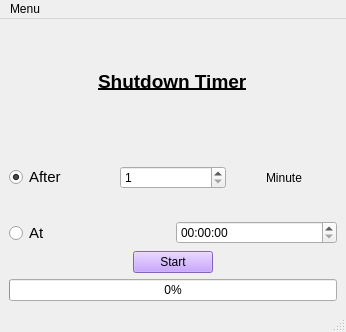
<?xml version="1.0" encoding="UTF-8"?>
<ui version="4.0">
 <class>MainWindow</class>
 <widget class="QMainWindow" name="MainWindow">
  <property name="geometry">
   <rect>
    <x>0</x>
    <y>0</y>
    <width>346</width>
    <height>332</height>
   </rect>
  </property>
  <property name="windowTitle">
   <string>MainWindow</string>
  </property>
  <widget class="QWidget" name="centralwidget">
   <property name="minimumSize">
    <size>
     <width>346</width>
     <height>276</height>
    </size>
   </property>
   <layout class="QGridLayout" name="gridLayout">
    <item row="0" column="0" alignment="Qt::AlignHCenter">
     <widget class="QLabel" name="heading">
      <property name="enabled">
       <bool>true</bool>
      </property>
      <property name="font">
       <font>
        <family>Microsoft JhengHei UI</family>
        <pointsize>14</pointsize>
        <weight>75</weight>
        <bold>true</bold>
        <underline>true</underline>
       </font>
      </property>
      <property name="text">
       <string>Shutdown Timer</string>
      </property>
     </widget>
    </item>
    <item row="1" column="0">
     <layout class="QVBoxLayout" name="verticalLayout">
      <item>
       <layout class="QHBoxLayout" name="horizontalLayout_2">
        <item>
         <widget class="QRadioButton" name="radioButton_After">
          <property name="font">
           <font>
            <pointsize>11</pointsize>
           </font>
          </property>
          <property name="text">
           <string>After</string>
          </property>
          <property name="checked">
           <bool>true</bool>
          </property>
         </widget>
        </item>
        <item>
         <widget class="QSpinBox" name="spinBox">
          <property name="minimum">
           <number>1</number>
          </property>
          <property name="maximum">
           <number>1440</number>
          </property>
         </widget>
        </item>
        <item alignment="Qt::AlignHCenter">
         <widget class="QLabel" name="label">
          <property name="text">
           <string>Minute</string>
          </property>
         </widget>
        </item>
       </layout>
      </item>
      <item>
       <layout class="QHBoxLayout" name="horizontalLayout">
        <item>
         <widget class="QRadioButton" name="radioButton_At">
          <property name="font">
           <font>
            <pointsize>11</pointsize>
           </font>
          </property>
          <property name="text">
           <string>At</string>
          </property>
         </widget>
        </item>
        <item>
         <widget class="QTimeEdit" name="timeEdit"/>
        </item>
       </layout>
      </item>
     </layout>
    </item>
    <item row="2" column="0" alignment="Qt::AlignHCenter">
     <widget class="QPushButton" name="start_button">
      <property name="enabled">
       <bool>true</bool>
      </property>
      <property name="styleSheet">
       <string notr="true">background-color: rgb(186, 140, 255);</string>
      </property>
      <property name="text">
       <string>Start</string>
      </property>
     </widget>
    </item>
    <item row="3" column="0">
     <widget class="QProgressBar" name="progressBar">
      <property name="value">
       <number>0</number>
      </property>
     </widget>
    </item>
   </layout>
  </widget>
  <widget class="QMenuBar" name="menubar">
   <property name="geometry">
    <rect>
     <x>0</x>
     <y>0</y>
     <width>346</width>
     <height>22</height>
    </rect>
   </property>
   <widget class="QMenu" name="menu_App">
    <property name="title">
     <string>Menu</string>
    </property>
    <addaction name="actionAbout"/>
    <addaction name="actionExit_2"/>
   </widget>
   <addaction name="menu_App"/>
  </widget>
  <widget class="QStatusBar" name="statusbar"/>
  <action name="actionadfd">
   <property name="text">
    <string>adfd</string>
   </property>
  </action>
  <action name="actionfd">
   <property name="text">
    <string>fd</string>
   </property>
  </action>
  <action name="actionExit">
   <property name="text">
    <string>Exit</string>
   </property>
  </action>
  <action name="actionAbout">
   <property name="text">
    <string>About</string>
   </property>
  </action>
  <action name="actionExit_2">
   <property name="text">
    <string>Exit</string>
   </property>
  </action>
 </widget>
 <resources/>
 <connections>
  <connection>
   <sender>actionExit_2</sender>
   <signal>triggered()</signal>
   <receiver>MainWindow</receiver>
   <slot>close()</slot>
   <hints>
    <hint type="sourcelabel">
     <x>-1</x>
     <y>-1</y>
    </hint>
    <hint type="destinationlabel">
     <x>149</x>
     <y>144</y>
    </hint>
   </hints>
  </connection>
 </connections>
</ui>
